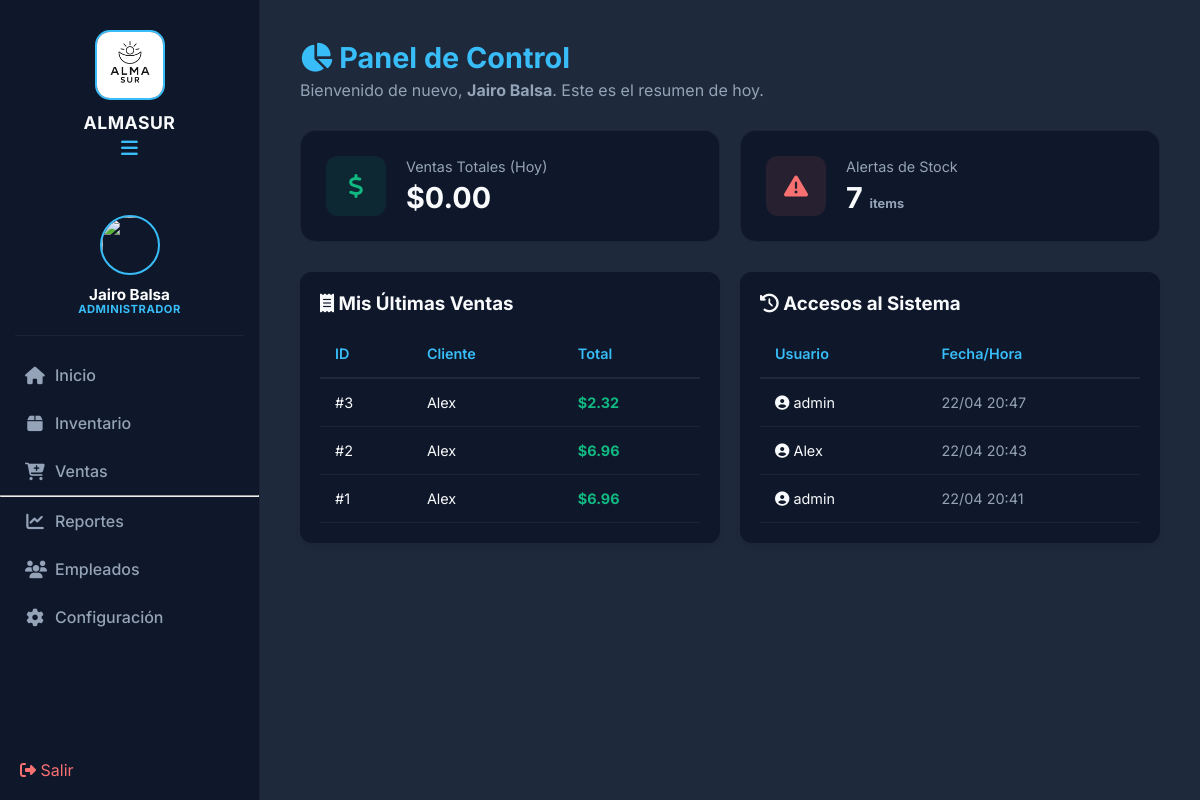
The app's page /Gestion_ventas/menu.php (signed in), older data.
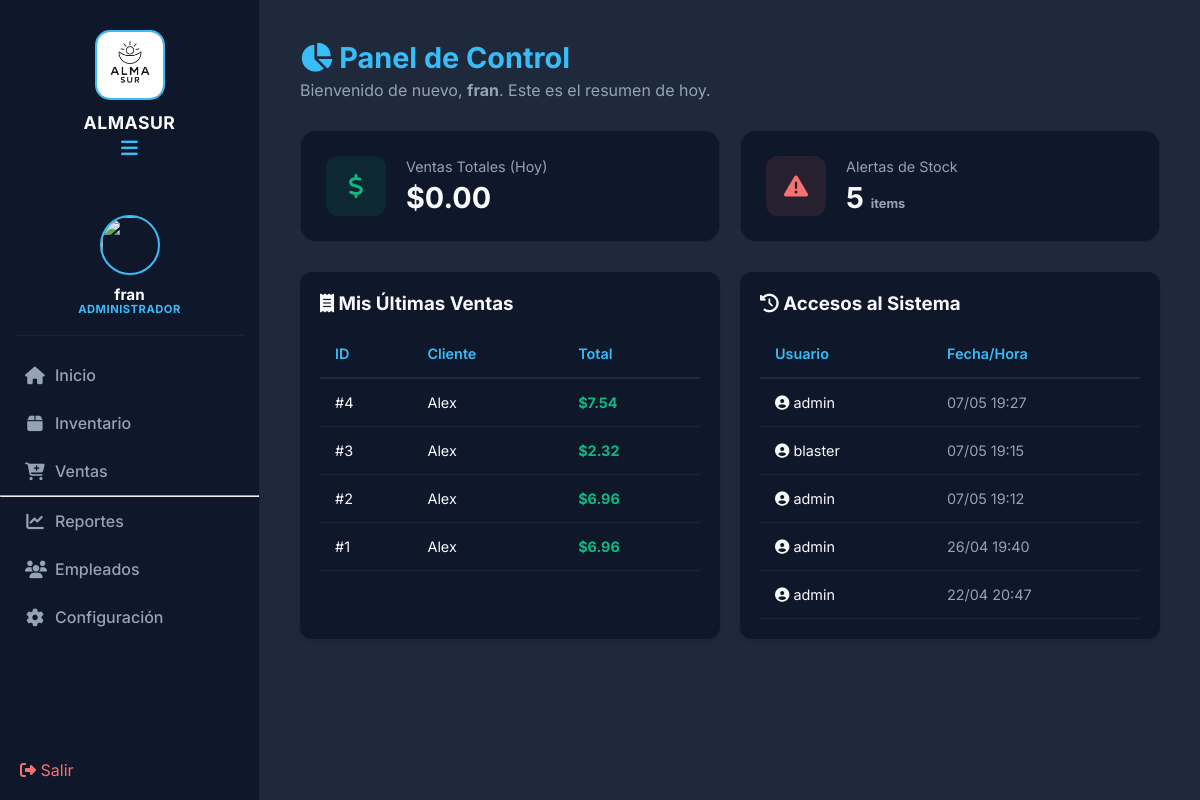
The same page, newer data.
### tables this page shows
CREATE TABLE `usuarios` (
  `id` int(11) NOT NULL,
  `nombre` varchar(100) NOT NULL,
  `usuario` varchar(50) NOT NULL,
  `email` varchar(100) NOT NULL,
  `password` varchar(255) NOT NULL,
  `rol` enum('Administrador','Empleado') DEFAULT 'Empleado',
  `nombre_negocio` varchar(100) DEFAULT 'Almasur',
  `foto_perfil` varchar(255) DEFAULT 'uploads/jairo.png',
  `direccion` text DEFAULT 'Piritu',
  `telefono` varchar(20) DEFAULT '04245556364',
  `codigo_recuperacion` varchar(6) DEFAULT NULL,
  `codigo_verificacion` varchar(10) DEFAULT NULL,
  `codigo_expira` datetime DEFAULT NULL,
  `creado_en` timestamp NOT NULL DEFAULT current_timestamp()
);

CREATE TABLE `ventas` (
  `id` int(11) NOT NULL,
  `id_usuario` int(11) DEFAULT NULL,
  `id_cliente` int(11) DEFAULT NULL,
  `subtotal` float DEFAULT 0,
  `fecha` timestamp NOT NULL DEFAULT current_timestamp(),
  `total` decimal(10,2) NOT NULL,
  `impuesto` float DEFAULT 0
);

CREATE TABLE `clientes` (
  `id` int(11) NOT NULL,
  `identidad` varchar(20) NOT NULL,
  `nombre` varchar(100) NOT NULL,
  `telefono` varchar(20) DEFAULT NULL,
  `direccion` text DEFAULT NULL,
  `fecha_registro` timestamp NOT NULL DEFAULT current_timestamp()
);

CREATE TABLE `logs_acceso` (
  `id` int(11) NOT NULL,
  `id_usuario` int(11) DEFAULT NULL,
  `fecha_hora` datetime DEFAULT current_timestamp()
);

### Gestion_ventas/menu.php (the view, shortened to what the changed rows need)
<?php
include 'includes/header.php';
include 'includes/sidebar.php';
$id_u = $_SESSION['usuario_id'];
$user_data = $conn->query("SELECT * FROM usuarios WHERE id = $id_u")->fetch_assoc();
$hoy = date('Y-m-d');
$ventas_hoy = $conn->query("SELECT SUM(total) as total FROM ventas WHERE fecha = '$hoy'")->fetch_assoc();
$prod_bajos = $conn->query("SELECT COUNT(*) as cuenta FROM productos WHERE stock <= 5")->fetch_assoc();
$ultimas_ventas = $conn->query("SELECT v.id, v.total, v.fecha, c.nombre as cliente
                                FROM ventas v
                                LEFT JOIN clientes c ON v.id_cliente = c.id
                                WHERE v.id_usuario = $id_u
                                ORDER BY v.id DESC LIMIT 5");
$logs_acceso = $conn->query("SELECT l.*, u.usuario
                             FROM logs_acceso l
                             JOIN usuarios u ON l.id_usuario = u.id
                             ORDER BY l.fecha_hora DESC LIMIT 5");
?>
<main class="main-content">
    <div class="header-pagina">
        <h1><i class="fa-solid fa-chart-pie"></i> Panel de Control</h1>
        <p>Bienvenido de nuevo, <strong><?php echo $user_data['nombre']; ?></strong>. Este es el resumen de hoy.</p>
    </div>
    <div class="dashboard-grid">
        <div class="card-stats">
            <div class="stat-data">
                <h2 class="stat-value">$<?php echo number_format($ventas_hoy['total'] ?? 0, 2); ?></h2>
            </div>
        </div>
        <div class="card-stats">
            <div class="stat-data">
                <span class="stat-title">Alertas de Stock</span>
                <h2 class="stat-value"><?php echo $prod_bajos['cuenta']; ?> <small>items</small></h2>
            </div>
        </div>
    </div>
    <div style="display: grid; grid-template-columns: 1fr 1fr; gap: 20px; margin-top: 30px;">
        <div class="card-moderna">
            <table class="tabla-moderna" style="font-size: 0.9rem; margin-top: 15px;">
                <thead>
                    <tr>
                        <th>ID</th>
                        <th>Cliente</th>
                        <th>Total</th>
                    </tr>
                </thead>
                <tbody>
                    <?php while($v = $ultimas_ventas->fetch_assoc()): ?>
                    <tr>
                        <td>#<?php echo $v['id']; ?></td>
                        <td><?php echo $v['cliente'] ?? 'Público General'; ?></td>
                        <td style="color: #10b981; font-weight: bold;">$<?php echo number_format($v['total'], 2); ?></td>
                    </tr>
                    <?php endwhile; ?>
                </tbody>
            </table>
        </div>
        <div class="card-moderna">
            <table class="tabla-moderna" style="font-size: 0.9rem; margin-top: 15px;">
                <thead>
                    <tr>
                        <th>Usuario</th>
                        <th>Fecha/Hora</th>
                    </tr>
                </thead>
                <tbody>
                    <?php if($logs_acceso): while($l = $logs_acceso->fetch_assoc()): ?>
                    <tr>
                        <td><i class="fa-solid fa-user-circle"></i> <?php echo $l['usuario']; ?></td>
                        <td style="color: #94a3b8;"><?php echo date('d/m H:i', strtotime($l['fecha_hora'])); ?></td>
                    </tr>
                    <?php endwhile; endif; ?>
                </tbody>
            </table>
        </div>
    </div>
</main>

### Gestion_ventas/includes/sidebar.php (shortened to what the changed rows need)
<?php
$rol_usuario = $_SESSION['usuario_rol'] ?? 'Empleado';
?>
<aside class="sidebar" id="sidebar">
    <a href="perfil.php" class="user-link">
        <div class="user-panel">
            <div class="info">
                <p class="user-name"><?php echo $_SESSION['nombre']; ?></p>
                <small class="user-role"><?php echo $rol_usuario; ?></small>
            </div>
        </div>
    </a>
</aside>

Row changes from the older to the newer data that the page shows:
no longer on this page (row unchanged): logs_acceso: id_usuario.usuario "Alex", fecha_hora "22/04 20:43"
no longer on this page (row unchanged): logs_acceso: id_usuario.usuario "admin", fecha_hora "22/04 20:41"
changed usuarios: nombre "Jairo Balsa" → "fran"
added ventas: id "4", id_cliente.nombre "Alex", total "7.54"
added logs_acceso: id_usuario.usuario "admin", fecha_hora "07/05 19:27"
added logs_acceso: id_usuario.usuario "blaster", fecha_hora "07/05 19:15"
added logs_acceso: id_usuario.usuario "admin", fecha_hora "07/05 19:12"
added logs_acceso: id_usuario.usuario "admin", fecha_hora "26/04 19:40"
Text that changed along with them:
$_SESSION['nombre']: "Jairo Balsa" → "fran"
$prod_bajos['cuenta']: "7" → "5"
